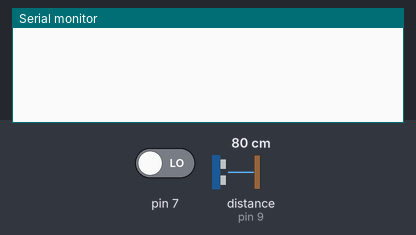
A sketch run on a simulated Arduino Uno, built with avr-gcc and run on an emulated ATmega328P. On the bench: the last lines printed to the serial monitor. The test bench sets the inputs (shaded band); at power-on: pin 7 LOW, distance to the obstacle (sensor on pin 9) 80 cm. The echo pulse lasts 58.3 µs per cm.

Above: at 1.2 s.
1.3 s: pin 7 driven HIGH
At 1.7 s:
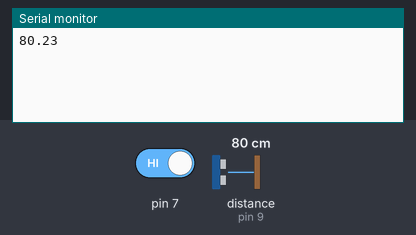
3.3 s: distance to the obstacle (sensor on pin 9) set to 4 cm
At 3.7 s:
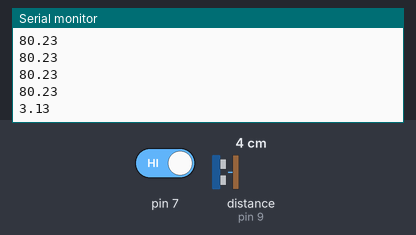
4.8 s: distance to the obstacle (sensor on pin 9) set to 9 cm
At 5.2 s:
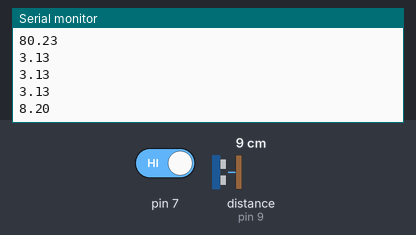
Timing chart, 0 to 7.8 s (numbered marks = the images above; inputs shaded):
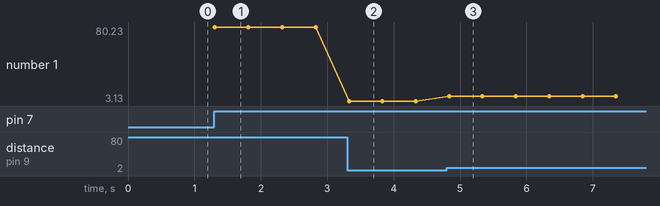

Measured:
- after the input at 1.3 s, the serial monitor: prints a new line at once (image 1)
- after the input at 3.3 s, the serial monitor: prints a new line at once (image 2)
- after the input at 4.8 s, the serial monitor: prints a new line at once (image 3)
- plotted number 1: 80.23 → 3.13 after the input at 3.3 s, 3.13 → 8.2 after the input at 4.8 s

The sketch:

lenght_game.ino
```cpp
 int Echo = 9;
 int Trig = 8;
 int c=3,k;
 float t,ef,d ;

void setup() {

  pinMode(Echo,INPUT);
  pinMode(Trig,OUTPUT);
  pinMode(7,INPUT);

    Serial.begin(9600);

}


void loop() {

  if (digitalRead(7)== true){
  while (true){
  digitalWrite(Trig,0);
  delay(1);
  digitalWrite(Trig,1);
  delayMicroseconds(10);
  digitalWrite(Trig,0);

t = pulseIn(Echo,1);
ef =t/2;
d = 0.0348*ef-0.92 ;


if(d>c){

Serial.println(d);

delay(500);
}
  }

}
}
```
